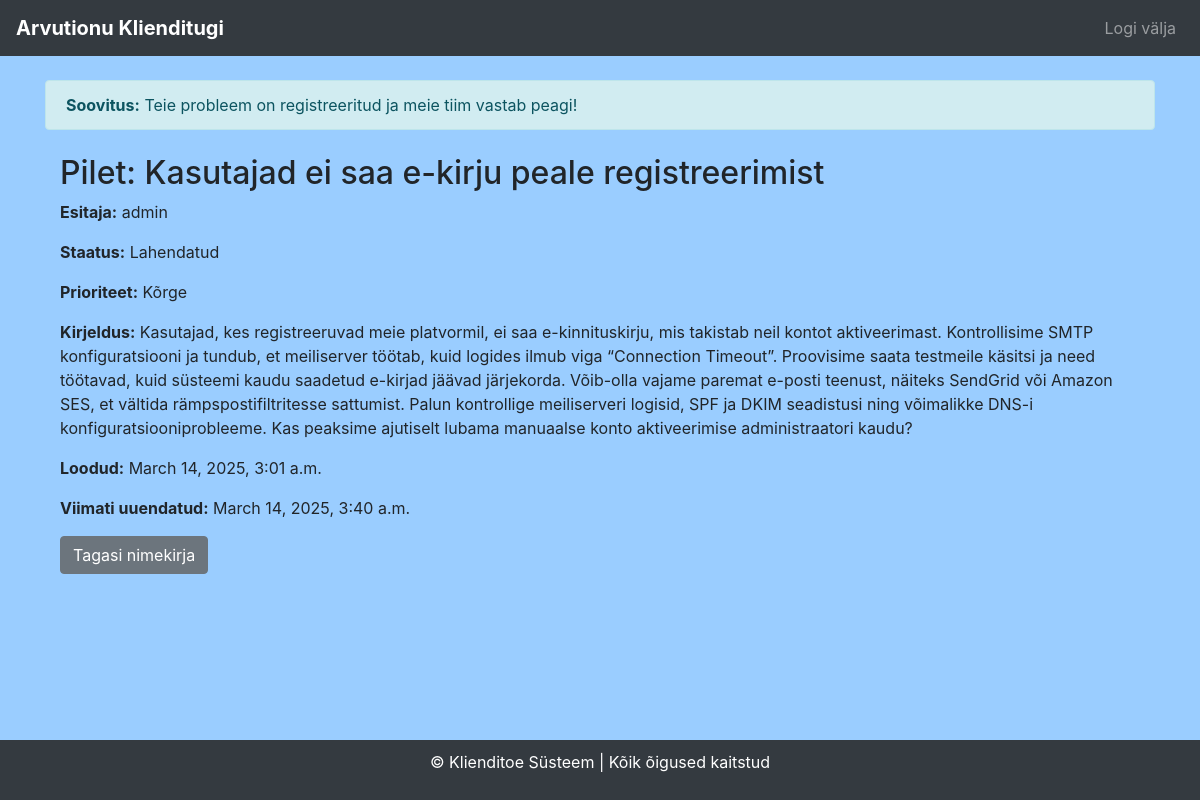
/tickets/4/ (signed in), run on the app's committed database.
### tickets/models.py (models this page shows, shortened)
class Ticket(models.Model):
    user = models.ForeignKey(User, on_delete=models.CASCADE)
    subject = models.CharField(max_length=200)
    description = models.TextField()
    status = models.CharField(max_length=20, choices=STATUS_CHOICES, default='open')
    priority = models.CharField(max_length=20, choices=PRIORITY_CHOICES, default='medium')
    created_at = models.DateTimeField(auto_now_add=True)
    updated_at = models.DateTimeField(auto_now=True)

### tickets/views.py (the view)
# urls.py: path('tickets/<int:ticket_id>/', views.ticket_detail, name='ticket_detail'),
@login_required
def ticket_detail(request, ticket_id):
    ticket = get_object_or_404(Ticket, id=ticket_id, user=request.user)
    suggested_solution = suggest_solution(ticket)
    return render(request, 'tickets/ticket_detail.html', {'ticket': ticket, 'suggested_solution': suggested_solution})

### tickets/views.py (called while the page is built)
def suggest_solution(ticket):
    solutions = {
        "Server error": "Palun proovige serveri taaskäivitust ja vaadake logifaile.",
        "Login issue": "Kontrollige, kas sisestatud e-post ja parool on õiged.",
        "Page not loading": "Proovige tühjendada brauseri vahemälu ja kontrollige võrguühendust.",
        "Bug report": "Palun saatke ekraanipilt ja logifailid, et saaksime probleemi uurida."
    }
    for key, solution in solutions.items():
        if key.lower() in ticket.subject.lower():
            return solution
    return "Teie probleem on registreeritud ja meie tiim vastab peagi!"

### tickets/templates/tickets/ticket_detail.html
{% extends 'base.html' %}
{% block content %}
{% if suggested_solution %}
    <div class="alert alert-info">
        <strong>Soovitus:</strong> {{ suggested_solution }}
    </div>
{% endif %}
    <div class="container mt-4">
        <h2>Pilet: {{ ticket.subject }}</h2>
        <p><strong>Esitaja:</strong> {{ ticket.user.username }}</p>
        <p><strong>Staatus:</strong> {{ ticket.get_status_display }}</p>
        <p><strong>Prioriteet:</strong> {{ ticket.get_priority_display }}</p>
        <p><strong>Kirjeldus:</strong> {{ ticket.description }}</p>
        <p><strong>Loodud:</strong> {{ ticket.created_at }}</p>
        <p><strong>Viimati uuendatud:</strong> {{ ticket.updated_at }}</p>
        <a href="{% url 'ticket_list' %}" class="btn btn-secondary">Tagasi nimekirja</a>
    </div>
{% endblock %}

### tickets/templates/base.html (style rules this page uses)
body { background-color: #9acdff; }

### data on the page
Ticket: subject "Kasutajad ei saa e-kirju peale registreerimist", user.username "admin", status "Lahendatud", priority "Kõrge", description "Kasutajad, kes registreeruvad meie platvormil, ei saa e-kinnituskirju, mis takistab neil kontot aktiveerimast. Kontrollisime SMTP konfiguratsiooni ja tundub, et meiliserver töötab, kuid logides ilmub viga “Connection Timeout”. Proovisime saata testmeile käsitsi ja need töötavad, kuid süsteemi kaudu saadetud e-kirjad jäävad järjekorda. Võib-olla vajame paremat e-posti teenust, näiteks SendGrid või Amazon SES, et vältida rämpspostifiltritesse sattumist. Palun kontrollige meiliserveri logisid, SPF ja DKIM seadistusi ning võimalikke DNS-i konfiguratsiooniprobleeme. Kas peaksime ajutiselt lubama manuaalse konto aktiveerimise administraatori kaudu?", created_at "March 14, 2025, 3:01 a.m.", updated_at "March 14, 2025, 3:40 a.m."

### other printed values
{{ suggested_solution }} "Teie probleem on registreeritud ja meie tiim vastab peagi!"
